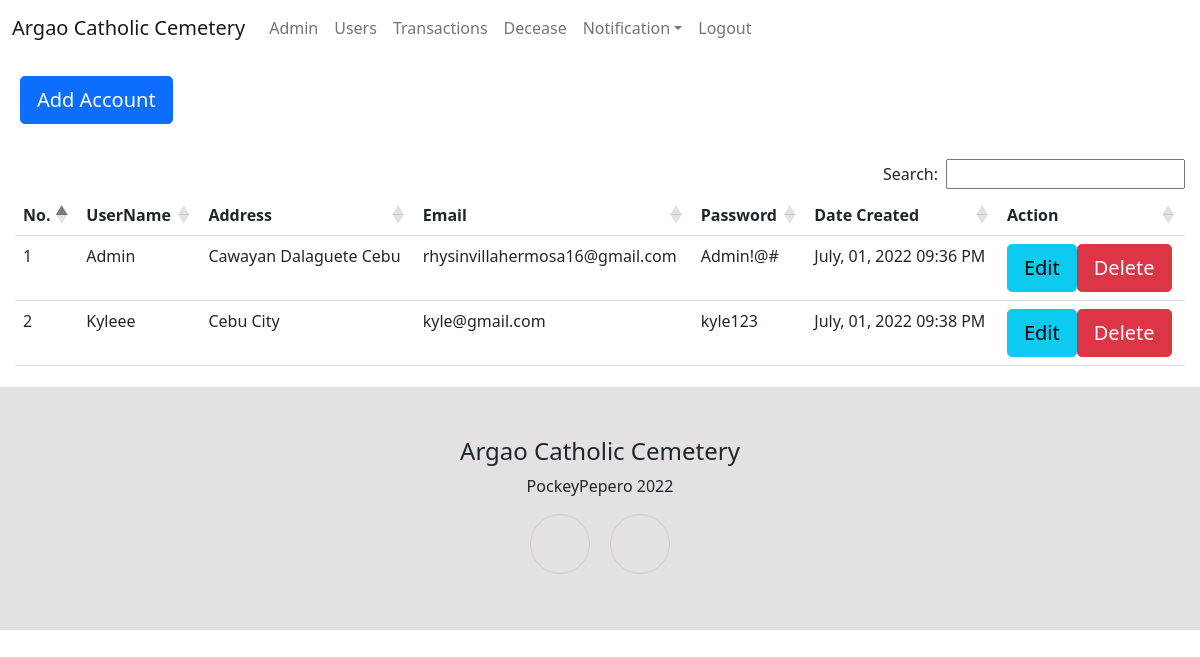
The page /Users.php (signed in) on the database its author committed.
### tables this page shows
CREATE TABLE `user` (
  `userId` int(200) NOT NULL,
  `userName` varchar(200) NOT NULL,
  `userFname` varchar(200) NOT NULL,
  `userLname` varchar(200) NOT NULL,
  `userContact` varchar(250) NOT NULL,
  `userAddress` varchar(50) NOT NULL,
  `userMail` varchar(200) NOT NULL,
  `userPwd` varchar(200) NOT NULL,
  `userTimestamp` datetime NOT NULL DEFAULT current_timestamp()
);

### Users.php (the view, shortened to what this page needs)
<?php
if (isset($_SESSION['userID']))
{
    if($_SESSION['userID'] == 1)
    {
        include_once 'assets/headerfooter/adminHeader.php';
    }
    else{
        include_once 'assets/headerfooter/userHeader.php';
    }
}
else{
    include_once 'assets/headerfooter/Header.php';
}
require_once 'assets/php/dbconnection.php';
?>
<body>
    <div style="padding: 20px;">
        <div><a class="btn btn-primary btn-lg" role="button" href="#Adduser" data-bs-toggle="modal">Add Account</a>
        </div>
    </div>
    <div style="padding: 15px;">
        <div class="table-responsive">
            <table class="table table-hover" id="example">
                <thead>
                    <tr>
                        <th>No.</th>
                        <th>UserName</th>
                        <th>Address</th>
                        <th>Email</th>
                        <th>Password</th>
                        <th>Date Created</th>
                        <th>Action</th>
                    </tr>
                </thead>
                <tbody>
                <?php
        $usernum = 1;
        $tableview = $conn->query("SELECT * FROM user");
        while ($view = $tableview->fetch_assoc()):
            $date = date(" F, d, Y h:i A",strtotime($view['userTimestamp'])) ;
        ?>
                    <tr>
                        <td><?php echo $usernum++; ?></td>
                        <td><?php echo $view['userName'] ?></td>
                        <td><?php echo $view['userAddress'] ?></td>
                        <td><?php echo $view['userMail'] ?></td>
                        <td><?php echo $view['userPwd'] ?> </td>
                        <td><?php echo $date ?></td>
                        <td class="d-flex">
                            <div style="height: 0px;">
                            <a class="btn btn-info btn-lg" role="button" href="#edit<?php echo $view['userId']?>" data-bs-toggle="modal">Edit</a>
                            </div>
                            <div>
                            <a class="btn btn-danger btn-lg" role="button" href="#delete<?php echo $view['userId']?>" data-bs-toggle="modal">Delete</a>
                            </div>
                        </td>
                    </tr>
                    <?php endwhile ?>
                </tbody>
            </table>
        </div>
    </div>
<?php
if (isset($_SESSION['userID']))
{
    if($_SESSION['userID'] == 1)
    {
        include_once 'assets/headerfooter/adminFooter.php';
    }
    else{
        include_once 'assets/headerfooter/Footer.php';
    }
}
else{
    include_once 'assets/headerfooter/Footer.php';
}
?>

### rows shown on the page
user: userName "Admin", userAddress "Cawayan Dalaguete Cebu", userMail "rhysinvillahermosa16@gmail.com", userPwd "Admin!@#", userTimestamp "July, 01, 2022 09:36 PM"
user: userName "Kyleee", userAddress "Cebu City", userMail "kyle@gmail.com", userPwd "kyle123", userTimestamp "July, 01, 2022 09:38 PM"
